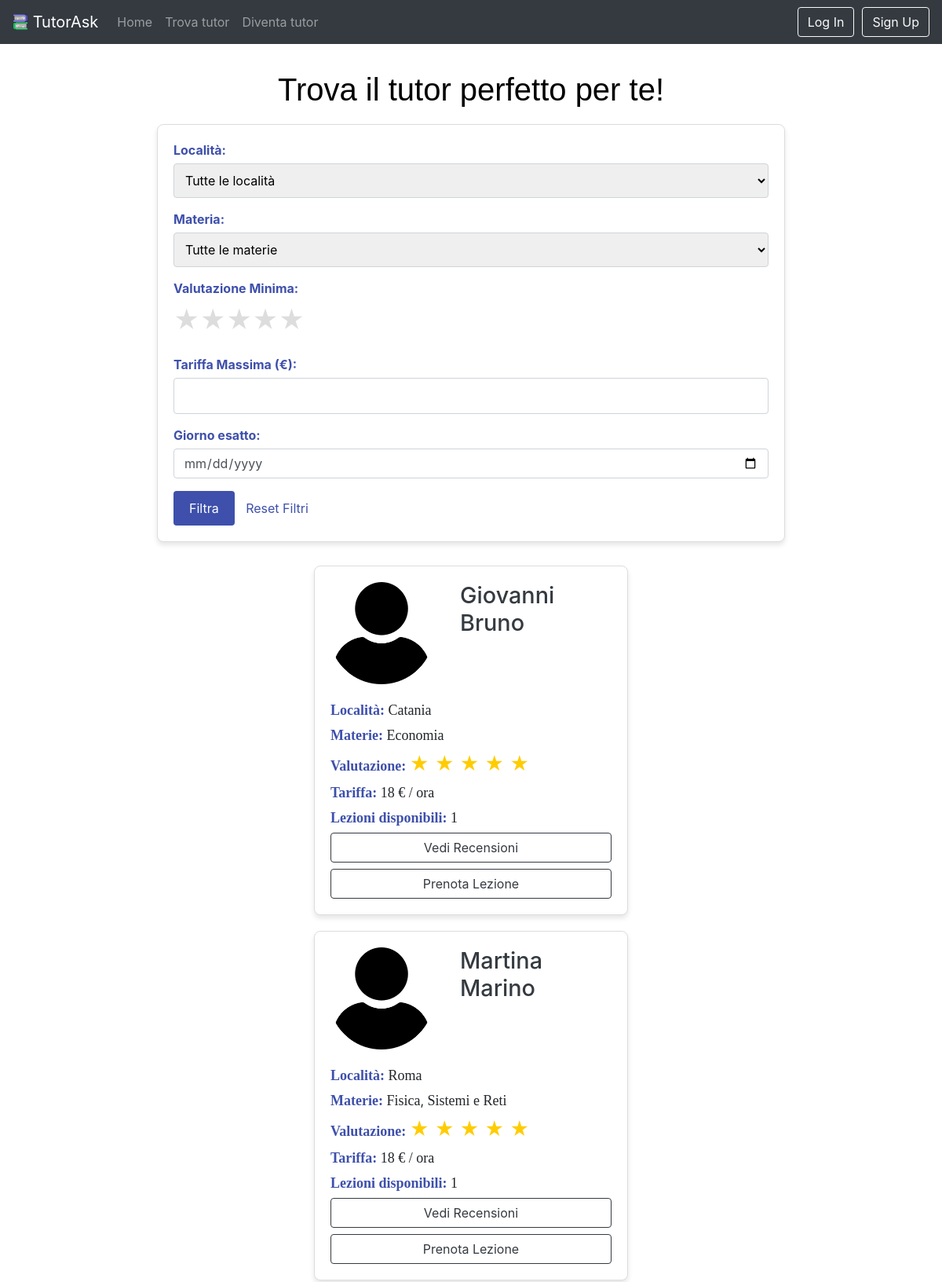
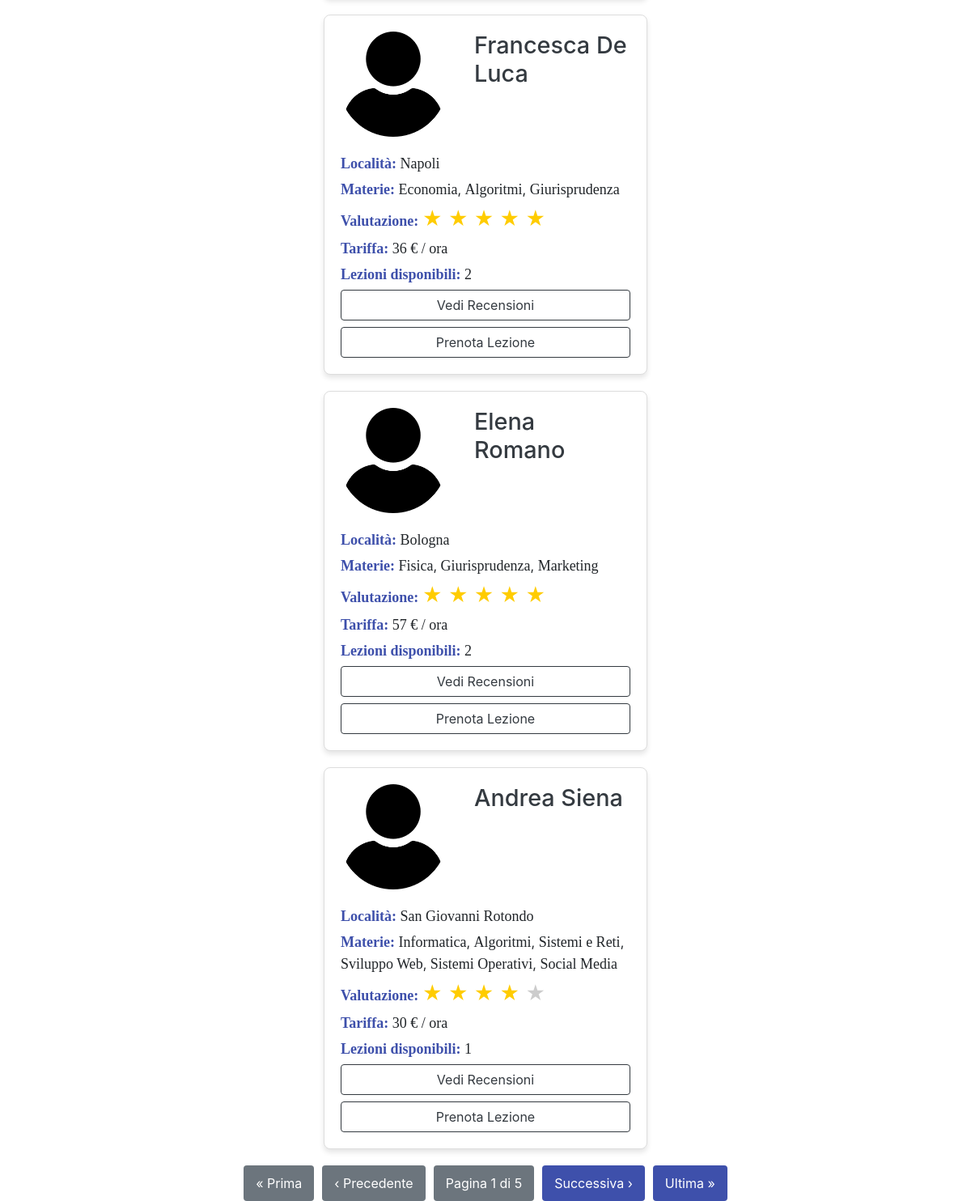
Screenshot of /lessons/tutor_list/ with the database file from the repository (2 pictures, top to bottom).
### users/models.py (models this page shows, shortened)
class Tutor(models.Model):
    user = models.OneToOneField(User, on_delete=models.CASCADE, primary_key=True)
    profile_picture = models.ImageField(upload_to='profile_imgs/', default='default/default_user.png')
    bio = models.TextField(blank=True, null=True)
    subjects = models.ManyToManyField(Subject)
    location = models.ForeignKey(Location, on_delete=models.DO_NOTHING)
    price_per_hour = models.IntegerField(default=15)
    rating = models.FloatField(default=3.0)  # da 1 a 5
    class Meta:
        verbose_name_plural = "Tutors"

class User(AbstractUser):
    is_student = models.BooleanField(default=False)
    is_tutor = models.BooleanField(default=False)
    birth_date = models.DateField()
    class Meta:
        verbose_name_plural = "Users"

class Location(models.Model):
    name = models.CharField(max_length=50)
    class Meta:
        verbose_name_plural = "Locations"

class Subject(models.Model):
    name = models.CharField(max_length=50)
    class Meta:
        verbose_name_plural = "Subjects"

### lessons/views.py (the view, shortened to what this page needs)
# urls.py: path('tutor_list/', TutorListView.as_view(), name='tutor_list'),
class TutorListView(ListView):
    model = Tutor
    template_name = 'lessons/tutor_list.html'
    context_object_name = 'tutors'
    paginate_by = 5  # Numero di tutor mostrati per pagina
    def get_queryset(self):
        current_date = datetime.now().date()
        if self.request.user.is_authenticated and self.request.user.is_student:
            recommended = recommend_tutors_for_student(self.request.user)
        else:
            recommended = []
        available_availabilities_subquery = Availability.objects.filter(
            tutor=OuterRef('pk'),
            day__gt=current_date
        ).exclude(
            id__in=Subquery(
                Booking.objects.filter(
                    booked_for=OuterRef('pk')
                ).values('booked_for')
            )
        ).values('tutor')
        available_availabilities_count_subquery = available_availabilities_subquery.annotate(count=Count('id')).values('count')
        queryset = Tutor.objects.annotate(
            available_availabilities_count=Coalesce(
                Subquery(available_availabilities_count_subquery, output_field=IntegerField()), 0
            ),
            has_availabilities=Exists(available_availabilities_subquery)
        )
        location = self.request.GET.get('location', '')
        subject = self.request.GET.get('subject', '')
        min_rating = self.request.GET.get('min_rating', '')
        max_price = self.request.GET.get('max_price', '')
        day = self.request.GET.get('exact_day', '')
        is_search = location or subject or min_rating or max_price or day
        if is_search:
            if location:
                queryset = queryset.filter(location__name__iexact=location)
            if subject:
                queryset = queryset.filter(subjects__name__iexact=subject)
            if min_rating:
                queryset = queryset.filter(rating__gte=int(min_rating))
            if max_price:
                queryset = queryset.filter(price_per_hour__lte=int(max_price))
            if day:
                queryset = queryset.filter(tutor_availabilities__day=day)
            queryset = queryset.annotate(relevance=Value(0, output_field=IntegerField()))
        else:
            queryset = queryset.annotate(relevance=Value(0, output_field=IntegerField()))
        if self.request.user.is_authenticated and self.request.user.is_tutor:
            queryset = queryset.exclude(pk=self.request.user.tutor.pk)
        queryset = queryset.order_by('-relevance', '-has_availabilities', '-rating', 'price_per_hour',
                                     'user__first_name', 'user__last_name')
        return queryset.distinct()
    def get_context_data(self, **kwargs):
        context = super().get_context_data(**kwargs)
        context['locations'] = Location.objects.all().order_by('name')
        context['location'] = self.request.GET.get('location', '')
        context['subjects'] = Subject.objects.all().order_by('name')
        context['subject'] = self.request.GET.get('subject', '')
        context['min_rating'] = self.request.GET.get('min_rating', '')
        context['max_price'] = self.request.GET.get('max_price', '')
        context['exact_day'] = self.request.GET.get('exact_day', '')
        context['build_paginated_url'] = build_paginated_url
        return context

### lessons/templatetags/custom_tags.py (called while the page is built)
@register.simple_tag
def build_paginated_url(request, page_number):
    params = request.GET.copy()
    params['page'] = page_number
    return '?' + urlencode(params)

### lessons/templates/lessons/tutor_list.html (shortened to what this page needs)
{% extends "base.html" %}
{% load static %}
{% load custom_tags %}
{% block styles %}
   <link href="{% static 'css/tutor_list.css' %}" rel="stylesheet">
{% endblock %}
{% block content %}
    <div class="tutor_content">
    <h1 id="form-title">Trova il tutor perfetto per te!</h1>
    <form method="get">
        <div>
            <label for="location">Località:</label>
            <select name="location" id="location">
                <option value="">Tutte le località</option>
            </select>
        </div>
        <div>
            <label for="subject">Materia:</label>
            <select name="subject" id="subject">
                <option value="">Tutte le materie</option>
            </select>
        </div>
        <div>
            <label for="min_rating">Valutazione Minima:</label>
            <div class="rating">
                <label for="star5" title="5 stelle">&#9733;</label>
                <label for="star4" title="4 stelle">&#9733;</label>
                <label for="star3" title="3 stelle">&#9733;</label>
                <label for="star2" title="2 stelle">&#9733;</label>
                <label for="star1" title="1 stella">&#9733;</label>
            </div>
        </div>
        <div>
            <label for="max_price">Tariffa Massima (€):</label>
            <input type="number" name="max_price" id="max_price" min="15" max="60" value="{{ max_price }}">
        </div>
        <div class="form-group">
            <label for="exact_day">Giorno esatto:</label>
            <input type="date" class="form-control" name="exact_day" id="exact_day" placeholder="Seleziona una data" value="{{ exact_day }}">
        </div>
        <button type="submit">Filtra</button>
        <a href="{% url 'lessons:tutor_list' %}">Reset Filtri</a>
    </form>
    <div class="tutor_cards">
    <ul>
        {% for tutor in tutors %}
            <li>
                <img id="profile-picture" src="{{ tutor.profile_picture.url }}" alt="Immagine Profilo">
                <h2>{{ tutor.user.first_name }} {{ tutor.user.last_name }}</h2>
                <p><span class="description_title">Località: </span><span class="description">{{ tutor.location.name }}</span></p>
                <p><span class="description_title">Materie: </span>
                    {% for subject in tutor.subjects.all %}
                        <span class="description">{{ subject.name }}</span>{% if not forloop.last %}, {% endif %}
                    {% endfor %}
                </p>
                <span class="description_title">Valutazione: </span>
                <div class="star-rating" data-rating="{{ tutor.rating }}">
                  <span class="star" data-value="1">&#9733;</span>
                  <span class="star" data-value="2">&#9733;</span>
                  <span class="star" data-value="3">&#9733;</span>
                  <span class="star" data-value="4">&#9733;</span>
                  <span class="star" data-value="5">&#9733;</span>
                </div>
                <p><span class="description_title">Tariffa: </span><span class="description">{{ tutor.price_per_hour }} € / ora</span></p>
                <p><span class="description_title">Lezioni disponibili: </span><span class="description">{{ tutor.available_availabilities_count }}</span></p>
                <div class="detail">
                    <a href="{% url 'reviews:tutor_reviews' tutor.pk %}" class="btn btn-outline-dark btn-block">Vedi Recensioni</a>
                    <a href="{% url 'lessons:tutor_detail' tutor.pk %}" class="btn btn-outline-dark btn-block">Prenota Lezione</a>
                </div>
            </li>
        {% empty %}
            <p id="empty-form">Nessun tutor trovato con i criteri specificati.</p>
        {% endfor %}
    </ul>
</div>
    <div>
        <ul class="pagination">
            {% if page_obj.has_previous %}
                <li><a href="{% build_paginated_url request 1 %}">&laquo; Prima</a></li>
                <li><a href="{% build_paginated_url request page_obj.previous_page_number %}">&lsaquo; Precedente</a></li>
            {% else %}
                <li><span>&laquo; Prima</span></li>
                <li><span>&lsaquo; Precedente</span></li>
            {% endif %}
            <li><span>Pagina {{ page_obj.number }} di {{ page_obj.paginator.num_pages }}</span></li>
            {% if page_obj.has_next %}
                <li><a href="{% build_paginated_url request page_obj.next_page_number %}">Successiva &rsaquo;</a></li>
                <li><a href="{% build_paginated_url request page_obj.paginator.num_pages %}">Ultima &raquo;</a></li>
            {% else %}
                <li><span>Successiva &rsaquo;</span></li>
                <li><span>Ultima &raquo;</span></li>
            {% endif %}
        </ul>
    </div>
    </div>
{% endblock %}

### templates/base.html (shortened to what this page needs)
<!DOCTYPE html>
<html lang="it">
<head>
    {% load static %}
    <link href="https://stackpath.bootstrapcdn.com/bootstrap/4.5.2/css/bootstrap.min.css" rel="stylesheet">
    <link href="{% static 'css/home.css' %}" rel="stylesheet">
    {% block styles %}{% endblock %}
</head>
<body>
    <nav class="navbar navbar-expand-lg navbar navbar-dark bg-dark fixed-top">
        <a class="navbar-brand">
            <img src="{% static 'imgs/logo.png' %}" width="20" height="30" class="d-inline-block align-top" alt="">
             TutorAsk
        </a>
        <div class="collapse navbar-collapse" id="navbarNav">
            <ul class="navbar-nav mr-auto">
                <li class="nav-item">
                    <a class="nav-link" href="/">Home</a>
                </li>
                <li class="nav-item">
                    <a class="nav-link" href="{% url 'lessons:tutor_list' %}">Trova tutor</a>
                </li>
                <li class="nav-item">
                    {% if user.is_student %}
                        <a class="nav-link" href="{% url 'users:student_profile' %}">Profilo</a>
                    {% elif user.is_tutor %}
                        <a class="nav-link" href="{% url 'users:tutor_profile_detail' %}">Profilo</a>
                    {% elif user.is_superuser %}
                        <a class="nav-link" href="{% url 'admin:index' %}">Pannello di controllo</a>
                    {% else %}
                        <a class="nav-link" href="{% url 'users:tutor_signup' %}">Diventa tutor</a>
                    {% endif %}
                </li>
            </ul>
            {% if user.is_authenticated %}
                <a id="first-btn" href="{% url 'users:logout' %}">
                    <button class="btn btn-outline-light btn-block">Logout</button>
                </a>
            {% else %}
                <a id="first-btn" href="{% url 'users:login' %}">
                    <button class="btn btn-outline-light btn-block">Log In</button>
                </a>
                <a id="second-btn" href="{% url 'users:user_signup' %}">
                    <button class="btn btn-outline-light btn-block">Sign Up</button>
                </a>
            {% endif %}
        </div>
    </nav>
    {% block content %}{% endblock %}
</body>
</html>

### static/css/home.css (style rules this page uses)
html, body { height: 100%; margin: 0; background-color: #ffffff; }
body { padding-top: 60px; }
.navbar { position: fixed; top: 0; width: 100%; }
#first-btn { padding-right: 10px; }
#first-btn, #second-btn { text-decoration: none; }

### static/css/tutor_list.css (style rules this page uses)
#form-title { font-family: Georgia, sans-serif; color: black; font-weight: normal; }
.tutor_content { padding-top: 30px; padding-right: 200px; padding-left: 200px; }
h1 { font-size: 2.5em; margin-bottom: 20px; color: #3e50ab; text-align: center; }
form { margin-bottom: 30px; padding: 20px; background-color: #fff; border: 1px solid #ddd; border-radius: 8px; box-shadow: 0 4px 6px rgba(0, 0, 0, 0.1); }
form div { margin-bottom: 15px; }
form label { display: block; font-weight: bold; margin-bottom: 5px; color: #3e50ab; }
form select, form input[type="number"] { width: 100%; padding: 10px; border: 1px solid #ced4da; border-radius: 4px; box-sizing: border-box; }
form button { background-color: #3e50ab; color: #fff; padding: 10px 20px; border: none; border-radius: 4px; cursor: pointer; font-size: 16px; margin-right: 10px; }
form a { color: #3e50ab; text-decoration: none; font-size: 16px; }
.rating { display: flex; flex-direction: row-reverse; justify-content: flex-end; margin-bottom: 10px; }
.rating label { font-size: 2em; color: #ddd; cursor: pointer; }
.tutor_cards { padding-left: 200px; padding-right: 200px; }
.tutor_cards ul { list-style: none; padding: 0; }
.tutor_cards ul li { border: 1px solid #ddd; border-radius: 8px; padding: 20px; margin-bottom: 20px; background-color: #fff; box-shadow: 0 4px 6px rgba(0, 0, 0, 0.1); overflow: auto; }
.tutor_cards ul li img { max-width: 150px; border-radius: 8px; margin-right: 15px; float: left; padding-bottom: 20px; padding-right: 20px; }
.tutor_cards ul li h2 { margin-top: 0; font-size: 1.8em; color: #343a40; }
.tutor_cards ul li p { margin: 5px 0; clear: both; }
.pagination { display: flex; justify-content: center; list-style: none; padding: 0; border: none; box-shadow: none; }
.pagination li { margin: 0 5px; padding: 0; border: none; box-shadow: none; }
.pagination li a, .pagination li span { display: block; padding: 10px 15px; background-color: #3e50ab; color: #fff; text-decoration: none; border-radius: 4px; }
.pagination li span { background-color: #6c757d; }
.star-rating { display: inline-block; font-size: 24px; color: #ccc; position: relative; }
.star-rating .star { display: inline-block; position: relative; }
.star-rating .star::before { content: "\2605"; color: #ffcc00; position: absolute; left: 0; top: 0; width: 0; overflow: hidden; white-space: nowrap; }
.star-rating .star.full { color: #ffcc00; }
.star-rating .star.empty { color: #ccc; }
.detail { text-align: right; }
.description_title { color: #3e50ab; font-weight: bold; font-family: Cambria, serif; font-size: large; }
.description { font-family: Cambria, serif; font-size: large; }

### rows the page displays
Tutor: profile_picture (placeholder picture), user.first_name "Giovanni", user.last_name "Bruno", location.name "Catania", price_per_hour "18", available_availabilities_count "1"
Subject: name "Economia"
Tutor: profile_picture (placeholder picture), user.first_name "Martina", user.last_name "Marino", location.name "Roma", price_per_hour "18", available_availabilities_count "1"
Subject: name "Fisica"
Subject: name "Sistemi e Reti"
Tutor: profile_picture (placeholder picture), user.first_name "Francesca", user.last_name "De Luca", location.name "Napoli", price_per_hour "36", available_availabilities_count "2"
Subject: name "Algoritmi"
Subject: name "Giurisprudenza"
Tutor: profile_picture (placeholder picture), user.first_name "Elena", user.last_name "Romano", location.name "Bologna", price_per_hour "57", available_availabilities_count "2"
Subject: name "Marketing"
Tutor: profile_picture (placeholder picture), user.first_name "Andrea", user.last_name "Siena", location.name "San Giovanni Rotondo", price_per_hour "30", available_availabilities_count "1"
Subject: name "Informatica"
Subject: name "Sviluppo Web"
Subject: name "Sistemi Operativi"
Subject: name "Social Media"

### other values shown
{{ page_obj.number }} "1"
{{ page_obj.paginator.num_pages }} "5"
